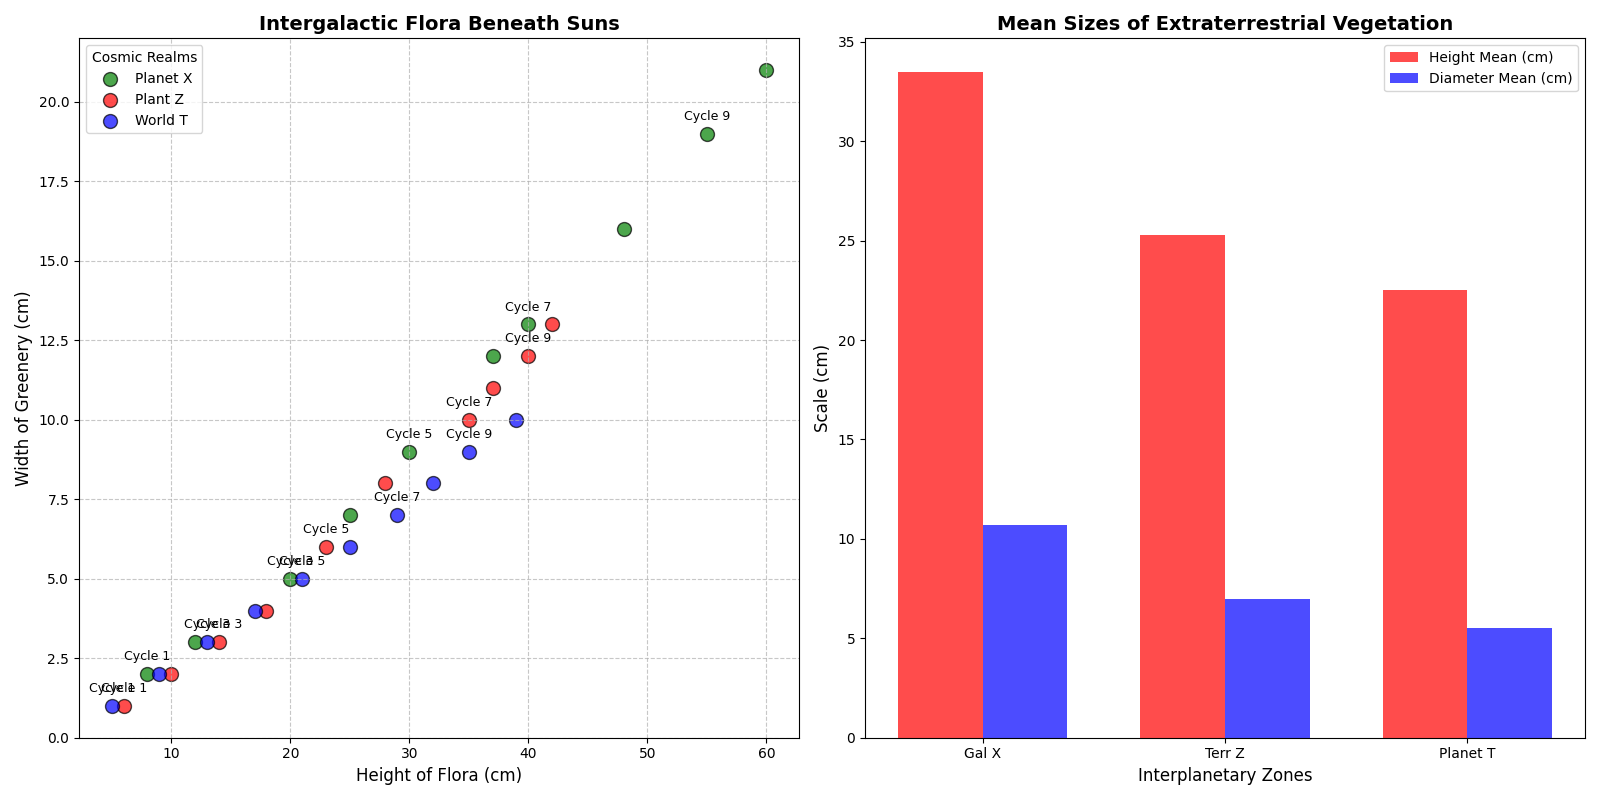

Python code for this plot:
import matplotlib.pyplot as plt
import numpy as np

years = np.array([1, 2, 3, 4, 5, 6, 7, 8, 9, 10])
xenia_height = np.array([8, 12, 20, 25, 30, 37, 40, 48, 55, 60])
xenia_diameter = np.array([2, 3, 5, 7, 9, 12, 13, 16, 19, 21])
zog_height = np.array([6, 10, 14, 18, 23, 28, 35, 37, 40, 42])
zog_diameter = np.array([1, 2, 3, 4, 6, 8, 10, 11, 12, 13])
trogar_height = np.array([5, 9, 13, 17, 21, 25, 29, 32, 35, 39])
trogar_diameter = np.array([1, 2, 3, 4, 5, 6, 7, 8, 9, 10])

fig, (ax1, ax2) = plt.subplots(1, 2, figsize=(16, 8))

ax1.scatter(xenia_height, xenia_diameter, color='green', edgecolor='black', alpha=0.7, s=100, label='Planet X')
ax1.scatter(zog_height, zog_diameter, color='red', edgecolor='black', alpha=0.7, s=100, label='Plant Z')
ax1.scatter(trogar_height, trogar_diameter, color='blue', edgecolor='black', alpha=0.7, s=100, label='World T')

ax1.set_title('Intergalactic Flora Beneath Suns', fontsize=14, fontweight='bold')
ax1.set_xlabel('Height of Flora (cm)', fontsize=12)
ax1.set_ylabel('Width of Greenery (cm)', fontsize=12)
ax1.legend(title='Cosmic Realms', fontsize=10)
ax1.grid(linestyle='--', alpha=0.7)

for i in range(0, len(years), 2):
    ax1.annotate(f'Cycle {years[i]}', (xenia_height[i], xenia_diameter[i]), textcoords="offset points", xytext=(0,10), ha='center', fontsize=9)
    ax1.annotate(f'Cycle {years[i]}', (zog_height[i], zog_diameter[i]), textcoords="offset points", xytext=(0,10), ha='center', fontsize=9)
    ax1.annotate(f'Cycle {years[i]}', (trogar_height[i], trogar_diameter[i]), textcoords="offset points", xytext=(0,10), ha='center', fontsize=9)

average_heights = [np.mean(xenia_height), np.mean(zog_height), np.mean(trogar_height)]
average_diameters = [np.mean(xenia_diameter), np.mean(zog_diameter), np.mean(trogar_diameter)]

bar_width = 0.35
index = np.arange(len(average_heights))

bars1 = ax2.bar(index, average_heights, bar_width, label='Height Mean (cm)', color='r', alpha=0.7)
bars2 = ax2.bar(index + bar_width, average_diameters, bar_width, label='Diameter Mean (cm)', color='b', alpha=0.7)

ax2.set_title('Mean Sizes of Extraterrestrial Vegetation', fontsize=14, fontweight='bold')
ax2.set_xlabel('Interplanetary Zones', fontsize=12)
ax2.set_ylabel('Scale (cm)', fontsize=12)
ax2.set_xticks(index + bar_width / 2)
ax2.set_xticklabels(['Gal X', 'Terr Z', 'Planet T'])
ax2.legend()

plt.tight_layout()
plt.show()
